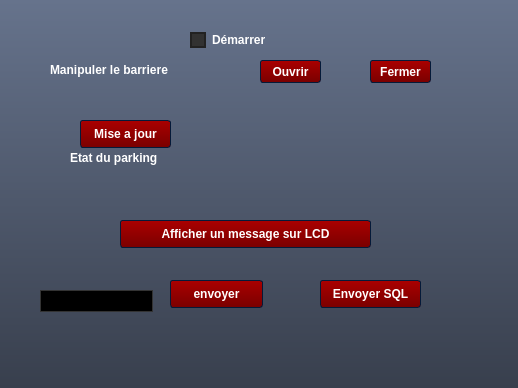
<?xml version="1.0" encoding="UTF-8"?>
<ui version="4.0">
 <class>interfacearduinoclient</class>
 <widget class="QDialog" name="interfacearduinoclient">
  <property name="geometry">
   <rect>
    <x>0</x>
    <y>0</y>
    <width>518</width>
    <height>388</height>
   </rect>
  </property>
  <property name="windowTitle">
   <string>Dialog</string>
  </property>
  <property name="styleSheet">
   <string notr="true">/*QTabWidget{
	background-color: rgb(255, 0, 0);
}

QPushButton{
}
background-color: rgb(255, 0, 0);*/
/*Copyright (c) DevSec Studio. All rights reserved.

MIT License

Permission is hereby granted, free of charge, to any person obtaining a copy
of this software and associated documentation files (the &quot;Software&quot;), to deal
in the Software without restriction, including without limitation the rights
to use, copy, modify, merge, publish, distribute, sublicense, and/or sell
copies of the Software, and to permit persons to whom the Software is
furnished to do so, subject to the following conditions:

The above copyright notice and this permission notice shall be included in all
copies or substantial portions of the Software.

THE SOFTWARE IS PROVIDED *AS IS*, WITHOUT WARRANTY OF ANY KIND, EXPRESS OR
IMPLIED, INCLUDING BUT NOT LIMITED TO THE WARRANTIES OF MERCHANTABILITY,
FITNESS FOR A PARTICULAR PURPOSE AND NONINFRINGEMENT. IN NO EVENT SHALL THE
AUTHORS OR COPYRIGHT HOLDERS BE LIABLE FOR ANY CLAIM, DAMAGES OR OTHER
LIABILITY, WHETHER IN AN ACTION OF CONTRACT, TORT OR OTHERWISE, ARISING FROM,
OUT OF OR IN CONNECTION WITH THE SOFTWARE OR THE USE OR OTHER DEALINGS IN THE
SOFTWARE.
*/

/*-----QWidget-----*/
QWidget
{
	background-color: qlineargradient(spread:repeat, x1:1, y1:0, x2:1, y2:1, stop:0 rgba(102, 115, 140, 255),stop:1 rgba(56, 63, 77, 255));
	color: #ffffff;
	border-color: #051a39;

}


/*-----QLabel-----*/
QLabel
{
	background-color: transparent;
	color: #ffffff;
	font-weight: bold;

}


QLabel::disabled
{
	background-color: transparent;
	color: #898988;

}


/*-----QMenuBar-----*/
/*QMenuBar
{
	background-color: #484c58;
	color: #ffffff;
	border-color: #051a39;
	font-weight: bold;

}


QMenuBar::disabled
{
	background-color: #404040;
	color: #898988;
	border-color: #051a39;

}


QMenuBar::item
{
    background-color: transparent;

}


QMenuBar::item:selected
{
    background-color: #c4c5c3;
	color: #000000;
    border: 1px solid #000000;

}


QMenuBar::item:pressed
{
    background-color: #979796;
    border: 1px solid #000;
    margin-bottom: -1px;
    padding-bottom: 1px;

}
*/


/*-----QMenu-----*/
QMenu
{
    background-color: #c4c5c3;
    border: 1px solid;
    color: #000000;
	font-weight: bold;

}


QMenu::separator
{
    height: 1px;
    background-color: #363942;
    color: #ffffff;
    padding-left: 4px;
    margin-left: 10px;
    margin-right: 5px;

}


QMenu::item
{
    min-width : 150px;
    padding: 3px 20px 3px 20px;

}


QMenu::item:selected
{
    background-color: #363942;
    color: #ffffff;

}


QMenu::item:disabled
{
    color: #898988;
}


/*-----QToolTip-----*/
QToolTip
{
	background-color: #bbbcba;
	color: #000000;
	border-color: #051a39;
	border : 1px solid #000000;
	border-radius: 2px;

}


/*-----QPushButton-----*/
QPushButton
{
	background-color: qlineargradient(spread:repeat, x1:0.486, y1:0, x2:0.505, y2:1, stop:0.00480769 rgba(170, 0, 0, 255),stop:1 rgba(122, 0, 0, 255));
	color: #ffffff;
	font-weight: bold;
	border-style: solid;
	border-width: 1px;
	border-radius: 3px;
	border-color: #051a39;
	padding: 5px;

}


QPushButton::disabled
{
	background-color: #404040;
	color: #656565;
	border-color: #051a39;

}


QPushButton::hover
{
	background-color: #9c0000;
	color: #ffffff;
	border-style: solid;
	border-width: 1px;
	border-radius: 3px;
	border-color: #051a39;
	padding: 5px;

}


QPushButton::pressed
{
	background-color: #880000;
	color: #ffffff;
	border-style: solid;
	border-width: 2px;
	border-radius: 3px;
	border-color: #000000;
	padding: 5px;

}


/*-----QToolButton-----*/
QToolButton 
{
	background-color: qlineargradient(spread:repeat, x1:1, y1:0, x2:1, y2:1, stop:0 rgba(177, 181, 193, 255),stop:1 rgba(159, 163, 174, 255));
	color: #ffffff;
	font-weight: bold;
	border-style: solid;
	border-width: 1px;
	border-radius: 3px;
	border-color: #051a39;
	padding: 5px;

}


QToolButton::disabled
{
	background-color: #404040;
	color: #656565;
	border-color: #051a39;

}


QToolButton::hover
{
	background-color: #9fa3ae;
	color: #ffffff;
	border-style: solid;
	border-width: 1px;
	border-radius: 3px;
	border-color: #051a39;
	padding: 5px;

}


QToolButton::pressed
{
	background-color: #7b7e86;
	color: #ffffff;
	border-style: solid;
	border-width: 2px;
	border-radius: 3px;
	border-color: #000000;
	padding: 5px;

}


/*-----QComboBox-----*/
QComboBox
{
    background-color: qlineargradient(spread:repeat, x1:1, y1:0, x2:1, y2:1, stop:0 rgba(118, 118, 118, 255),stop:1 rgba(70, 70, 70, 255));
    border: 1px solid #333333;
    border-radius: 3px;
    padding-left: 6px;
    color: lightgray;
	font-weight: bold;
    height: 20px;

}


QComboBox::disabled
{
	background-color: #404040;
	color: #656565;
	border-color: #051a39;

}


QComboBox:hover
{
    background-color: #646464;

}


QComboBox:on
{
    background-color: #979796;
	color: #000000;

}


QComboBox QAbstractItemView
{
    background-color: #c4c5c3;
    color: #000000;
    border: 1px solid black;
    selection-background-color: #363942;
    selection-color: #ffffff;
    outline: 0;

}


QComboBox::drop-down
{
    subcontrol-origin: padding;
    subcontrol-position: top right;
    width: 15px;
    border-left-width: 1px;
    border-left-color: darkgray;
    border-left-style: solid; 
    border-top-right-radius: 3px; 
    border-bottom-right-radius: 3px;

}


QComboBox::down-arrow
{
    image: url(://arrow-down.png);
    width: 8px;
    height: 8px;
}


/*-----QSpinBox &amp; QDoubleSpinBox &amp; QDateTimeEdit-----*/
QSpinBox, 
QDoubleSpinBox,
QDateTimeEdit
{
	background-color: #000000;
	color: #00ff00;
	font-weight: bold;
	border: 1px solid #333333;
	padding : 4px;

}


QSpinBox::disabled, 
QDoubleSpinBox::disabled,
QDateTimeEdit::disabled
{
	background-color: #404040;
	color: #656565;
	border-color: #051a39;

}


QSpinBox:hover, 
QDoubleSpinBox::hover,
QDateTimeEdit::hover
{
    border: 1px solid #00ff00;

}


QSpinBox::up-button, QSpinBox::down-button,
QDoubleSpinBox::up-button, QDoubleSpinBox::down-button,
QDateTimeEdit::up-button, QDateTimeEdit::down-button
{
	background-color: qlineargradient(spread:repeat, x1:1, y1:0, x2:1, y2:1, stop:0 rgba(118, 118, 118, 255),stop:1 rgba(70, 70, 70, 255));
    border: 0px solid #333333;

}


QSpinBox::disabled, 
QDoubleSpinBox::disabled,
QDateTimeEdit::disabled
{
	background-color: #404040;
	color: #656565;
	border-color: #051a39;

}


QSpinBox::up-button:hover, QSpinBox::down-button:hover,
QDoubleSpinBox::up-button:hover, QDoubleSpinBox::down-button:hover,
QDateTimeEdit::up-button:hover, QDateTimeEdit::down-button:hover
{
	background-color: #646464;
    border: 1px solid #333333;


}


QSpinBox::up-button:disabled, QSpinBox::down-button:disabled,
QDoubleSpinBox::up-button:disabled, QDoubleSpinBox::down-button:disabled,
QDateTimeEdit::up-button:disabled, QDateTimeEdit::down-button:disabled
{
	background-color: #404040;
	color: #656565;
	border-color: #051a39;

}


QSpinBox::up-button:pressed, QSpinBox::down-button:pressed,
QDoubleSpinBox::up-button:pressed, QDoubleSpinBox::down-button::pressed,
QDateTimeEdit::up-button:pressed, QDateTimeEdit::down-button::pressed
{
    background-color: #979796;
    border: 1px solid #444444;

}


QSpinBox::down-arrow,
QDoubleSpinBox::down-arrow,
QDateTimeEdit::down-arrow
{
    image: url(://arrow-down.png);
    width: 7px;

}


QSpinBox::up-arrow,
QDoubleSpinBox::up-arrow,
QDateTimeEdit::up-arrow
{
    image: url(://arrow-up.png);
    width: 7px;

}


/*-----QLineEdit-----*/
QLineEdit
{
	background-color: #000000;
	color: #00ff00;
	font-weight: bold;
    border: 1px solid #333333;
	padding: 4px;

}


QLineEdit:hover
{
    border: 1px solid #00ff00;

}


QLineEdit::disabled
{
	background-color: #404040;
	color: #656565;
	border-width: 1px;
	border-color: #051a39;
	padding: 2px;

}


/*-----QTextEdit-----*/
QTextEdit
{
	background-color: #808080;
	color: #fff;
	border: 1px groove #333333;

}


QTextEdit::disabled
{
	background-color: #404040;
	color: #656565;
	border-color: #051a39;

}


/*-----QGroupBox-----*/
QGroupBox 
{
    border: 1px groove #333333;
	border-radius: 2px;
    margin-top: 20px;

}


QGroupBox 
{
	background-color: qlineargradient(spread:repeat, x1:0.486, y1:0, x2:0.505, y2:1, stop:0.00480769 rgba(170, 169, 169, 255),stop:1 rgba(122, 122, 122, 255));
	font-weight: bold;

}


QGroupBox::title  
{
    background-color: qlineargradient(spread:repeat, x1:1, y1:0, x2:1, y2:1, stop:0 rgba(71, 75, 87, 255),stop:1 rgba(35, 37, 43, 255));
    color: #ffffff;
    border: 2px groove #333333;
    subcontrol-origin: margin;
    subcontrol-position: top left;
    padding: 2px;

}


QGroupBox::title::disabled
{
	background-color: #404040;
	color: #656565;
    subcontrol-origin: margin;
    subcontrol-position: top left;
    padding: 5px;
	border-top-left-radius: 3px;
	border-top-right-radius: 3px;

}


/*-----QCheckBox-----*/
QCheckBox{
	background-color: transparent;
	font-weight: bold;
	color: #fff;

}


QCheckBox::indicator
{
    color: #b1b1b1;
    background-color: #323232;
    border: 2px solid #222222;
    width: 12px;
    height: 12px;

}


QCheckBox::indicator:checked
{
    image:url(://checkbox.png);
    border: 2px solid #00ff00;

}


QCheckBox::indicator:unchecked:hover
{
    border: 2px solid #00ff00;

}


QCheckBox::disabled
{
	color: #656565;

}


QCheckBox::indicator:disabled
{
	background-color: #656565;
	color: #656565;
    border: 1px solid #656565;

}


/*-----QRadioButton-----*/
QRadioButton{
	background-color: transparent;
	font-weight: bold;
	color: #fff;

}


QRadioButton::indicator::unchecked
{ 
	border: 2px inset #222222; 
	border-radius: 6px; 
	background-color:  #323232;
	width: 9px; 
	height: 9px; 

}


QRadioButton::indicator::unchecked:hover
{ 
	border: 2px solid #00ff00; 
	border-radius: 5px; 
	background-color:  #323232;
	width: 9px; 
	height: 9px; 

}


QRadioButton::indicator::checked
{ 
	border: 2px inset #222222; 
	border-radius: 5px; 
	background-color: #00ff00; 
	width: 9px; 
	height: 9px; 

}


QRadioButton::disabled
{
	color: #656565;

}


QRadioButton::indicator:disabled
{
	background-color: #656565;
	color: #656565;
    border: 2px solid #656565;

}


/*-----QTableView &amp; QTableWidget-----*/
QTableView
{
    background-color: #808080;
    border: 1px groove #333333;
    color: #f0f0f0;
	font-weight: bold;
    gridline-color: #333333;
    outline : 0;

}


QTableView::disabled
{
    background-color: #242526;
    border: 1px solid #32414B;
    color: #656565;
    gridline-color: #656565;
    outline : 0;

}


QTableView::item:hover 
{
    background-color: #484c58;
    color: #f0f0f0;

}


QTableView::item:selected 
{
    background-color: #484c58;
    border: 2px groove #00ff00;
    color: #F0F0F0;

}


QTableView::item:selected:disabled
{
    background-color: #1a1b1c;
    border: 2px solid #525251;
    color: #656565;

}


QTableCornerButton::section
{
    background-color: #282830;

}


QHeaderView::section
{
    background-color: #282830;
    color: #fff;
	font-weight: bold;
    text-align: left;
	padding: 4px;
	
}


QHeaderView::section:disabled
{
    background-color: #525251;
    color: #656565;

}


QHeaderView::section:checked
{
    background-color: #00ff00;

}


QHeaderView::section:checked:disabled
{
    color: #656565;
    background-color: #525251;

}


QHeaderView::section::vertical::first,
QHeaderView::section::vertical::only-one
{
    border-top: 0px;

}


QHeaderView::section::vertical
{
    border-top: 0px;

}


QHeaderView::section::horizontal::first,
QHeaderView::section::horizontal::only-one
{
    border-left: 0px;

}


QHeaderView::section::horizontal
{
    border-left: 0px;

}


/*-----QTabWidget-----*/
QTabBar::tab
{
	background-color: transparent;
	color: #ffffff;
	font-weight: bold;
	width: 150px;
	height: 20px;
	
}


QTabBar::tab:disabled
{
	background-color: #656565;
	color: #656565;

}


QTabWidget::pane 
{
	background-color: transparent;
	color: #ffffff;
	border: 1px groove #333333;

}


QTabBar::tab:selected
{
    background-color: #484c58;
	color: #ffffff;
	border: 1px groove #333333;
	border-bottom: 0px;

}


QTabBar::tab:selected:disabled
{
	background-color: #404040;
	color: #656565;

}


QTabBar::tab:!selected 
{
    background-color: #a3a7b2;

}


QTabBar::tab:!selected:hover 
{
    background-color: #484c58;

}


QTabBar::tab:top:!selected 
{
    margin-top: 1px;

}


QTabBar::tab:bottom:!selected 
{
    margin-bottom: 3px;

}


QTabBar::tab:top, QTabBar::tab:bottom 
{
    min-width: 8ex;
    margin-right: -1px;
    padding: 5px 10px 5px 10px;

}


QTabBar::tab:top:selected 
{
    border-bottom-color: none;

}


QTabBar::tab:bottom:selected 
{
    border-top-color: none;

}


QTabBar::tab:top:last, QTabBar::tab:bottom:last,
QTabBar::tab:top:only-one, QTabBar::tab:bottom:only-one 
{
    margin-right: 0;

}


QTabBar::tab:left:!selected 
{
    margin-right: 2px;

}


QTabBar::tab:right:!selected
{
    margin-left: 2px;

}


QTabBar::tab:left, QTabBar::tab:right 
{
    min-height: 15ex;
    margin-bottom: -1px;
    padding: 10px 5px 10px 5px;

}


QTabBar::tab:left:selected 
{
    border-left-color: none;

}


QTabBar::tab:right:selected 
{
    border-right-color: none;

}


QTabBar::tab:left:last, QTabBar::tab:right:last,
QTabBar::tab:left:only-one, QTabBar::tab:right:only-one 
{
    margin-bottom: 0;

}


/*-----QSlider-----*/
QSlider{
	background-color: transparent;

}


QSlider::groove:horizontal 
{
	background-color: transparent;
	height: 6px;

}


QSlider::sub-page:horizontal 
{
	background-color: qlineargradient(spread:reflect, x1:1, y1:0, x2:1, y2:1, stop:0.00480769 rgba(201, 201, 201, 255),stop:1 rgba(72, 72, 72, 255));
	border: 1px solid #000;

}


QSlider::add-page:horizontal 
{
	background-color: #404040;
	border: 1px solid #000; 

}


QSlider::handle:horizontal 
{
	background-color: qlineargradient(spread:reflect, x1:1, y1:0, x2:1, y2:1, stop:0.00480769 rgba(201, 201, 201, 255),stop:1 rgba(72, 72, 72, 255));
	border: 1px solid #000; 
	width: 12px;
	margin-top: -6px;
	margin-bottom: -6px;

}


QSlider::handle:horizontal:hover 
{
	background-color: #808080;

}


QSlider::sub-page:horizontal:disabled 
{
	background-color: #bbb;
	border-color: #999;

}


QSlider::add-page:horizontal:disabled 
{
	background-color: #eee;
	border-color: #999;

}


QSlider::handle:horizontal:disabled 
{
	background-color: #eee;
	border: 1px solid #aaa;

}


QSlider::groove:vertical 
{
	background-color: transparent;
	width: 6px;

}


QSlider::sub-page:vertical 
{
	background-color: qlineargradient(spread:reflect, x1:0, y1:0.483, x2:1, y2:0.517, stop:0.00480769 rgba(201, 201, 201, 255),stop:1 rgba(72, 72, 72, 255));
	border: 1px solid #000;

}


QSlider::add-page:vertical 
{
	background-color: #404040;
	border: 1px solid #000;

}


QSlider::handle:vertical 
{
	background-color: qlineargradient(spread:reflect, x1:0, y1:0.483, x2:1, y2:0.517, stop:0.00480769 rgba(201, 201, 201, 255),stop:1 rgba(72, 72, 72, 255));
	border: 1px solid #000;
	height: 12px;
	margin-left: -6px;
	margin-right: -6px;

}


QSlider::handle:vertical:hover 
{
	background-color: #808080;

}


QSlider::sub-page:vertical:disabled 
{
	background-color: #bbb;
	border-color: #999;

}


QSlider::add-page:vertical:disabled 
{
	background-color: #eee;
	border-color: #999;

}


QSlider::handle:vertical:disabled 
{
	background-color: #eee;
	border: 1px solid #aaa;
	border-radius: 3px;

}


/*-----QDial-----*/
QDial
{
	background-color: #600000;

}


QDial::disabled
{
	background-color: #404040;

}


/*-----QScrollBar-----*/
QScrollBar:horizontal
{
    border: 1px solid #222222;
    background-color: #63676d;
    height: 18px;
    margin: 0px 18px 0 18px;

}


QScrollBar::handle:horizontal
{
    background-color: #a6acb3;
	border: 1px solid #656565;
	border-radius: 2px;
    min-height: 20px;

}


QScrollBar::add-line:horizontal
{
    border: 1px solid #1b1b19;
    background-color: #a6acb3;
    width: 18px;
    subcontrol-position: right;
    subcontrol-origin: margin;

}


QScrollBar::sub-line:horizontal
{
    border: 1px solid #1b1b19;
    background-color: #a6acb3;
    width: 18px;
    subcontrol-position: left;
    subcontrol-origin: margin;

}


QScrollBar::right-arrow:horizontal
{
    image: url(://arrow-right.png);
    width: 8px;
    height: 8px;

}


QScrollBar::left-arrow:horizontal
{
    image: url(://arrow-left.png);
    width: 8px;
    height: 8px;

}


QScrollBar::add-page:horizontal, QScrollBar::sub-page:horizontal
{
    background: none;

}


QScrollBar:vertical
{
    background-color: #63676d;
    width: 18px;
    margin: 18px 0 18px 0;
    border: 1px solid #222222;

}


QScrollBar::handle:vertical
{
    background-color: #a6acb3;
	border: 1px solid #656565;
	border-radius: 2px;
    min-height: 20px;

}


QScrollBar::add-line:vertical
{
    border: 1px solid #1b1b19;
    background-color: #a6acb3;
    height: 18px;
    subcontrol-position: bottom;
    subcontrol-origin: margin;

}


QScrollBar::sub-line:vertical
{
    border: 1px solid #1b1b19;
    background-color: #a6acb3;
    height: 18px;
    subcontrol-position: top;
    subcontrol-origin: margin;

}


QScrollBar::up-arrow:vertical
{
    image: url(://arrow-up.png);
    width: 8px;
    height: 8px;

}


QScrollBar::down-arrow:vertical
{
    image: url(://arrow-down.png);
    width: 8px;
    height: 8px;

}


QScrollBar::add-page:vertical, QScrollBar::sub-page:vertical
{
    background: none;

}


/*-----QProgressBar-----*/
QProgressBar
{
	background-color: #000;
	color: #00ff00;
	font-weight: bold;
	border: 0px groove #000;
	border-radius: 10px;
	text-align: center;

}


QProgressBar:disabled
{
	background-color: #404040;
	color: #656565;
	border-color: #051a39;
	border: 1px solid #000;
	border-radius: 10px;
	text-align: center;

}


QProgressBar::chunk {
	background-color: #ffaf02;
	border: 0px;
	border-radius: 10px;
	color: #000;

}


QProgressBar::chunk:disabled {
	background-color: #333;
	border: 0px;
	border-radius: 10px;
	color: #656565;
}


/*-----QStatusBar-----*/
QStatusBar
{
	background-color: qlineargradient(spread:repeat, x1:1, y1:0, x2:1, y2:1, stop:0 rgba(102, 115, 140, 255),stop:1 rgba(56, 63, 77, 255));
	color: #ffffff;
	border-color: #051a39;
	font-weight: bold;

}




</string>
  </property>
  <widget class="QLabel" name="label">
   <property name="geometry">
    <rect>
     <x>50</x>
     <y>60</y>
     <width>141</width>
     <height>20</height>
    </rect>
   </property>
   <property name="text">
    <string>Manipuler le barriere</string>
   </property>
  </widget>
  <widget class="QPushButton" name="ouvrirbarriere">
   <property name="geometry">
    <rect>
     <x>260</x>
     <y>60</y>
     <width>61</width>
     <height>23</height>
    </rect>
   </property>
   <property name="text">
    <string>Ouvrir</string>
   </property>
  </widget>
  <widget class="QPushButton" name="fermerbarriere">
   <property name="geometry">
    <rect>
     <x>370</x>
     <y>60</y>
     <width>61</width>
     <height>23</height>
    </rect>
   </property>
   <property name="text">
    <string>Fermer</string>
   </property>
  </widget>
  <widget class="QCheckBox" name="demarrerparking">
   <property name="geometry">
    <rect>
     <x>190</x>
     <y>30</y>
     <width>101</width>
     <height>20</height>
    </rect>
   </property>
   <property name="text">
    <string>Démarrer</string>
   </property>
  </widget>
  <widget class="QPushButton" name="miseajourparking">
   <property name="geometry">
    <rect>
     <x>80</x>
     <y>120</y>
     <width>91</width>
     <height>28</height>
    </rect>
   </property>
   <property name="text">
    <string>Mise a jour</string>
   </property>
  </widget>
  <widget class="QLabel" name="label_2">
   <property name="geometry">
    <rect>
     <x>70</x>
     <y>150</y>
     <width>111</width>
     <height>16</height>
    </rect>
   </property>
   <property name="text">
    <string>Etat du parking</string>
   </property>
  </widget>
  <widget class="QLabel" name="labelOutparking">
   <property name="geometry">
    <rect>
     <x>220</x>
     <y>150</y>
     <width>131</width>
     <height>16</height>
    </rect>
   </property>
   <property name="text">
    <string/>
   </property>
  </widget>
  <widget class="QPushButton" name="afficherLCDparking">
   <property name="geometry">
    <rect>
     <x>120</x>
     <y>220</y>
     <width>251</width>
     <height>28</height>
    </rect>
   </property>
   <property name="text">
    <string>Afficher un message sur LCD</string>
   </property>
  </widget>
  <widget class="QLineEdit" name="lineEditparking">
   <property name="geometry">
    <rect>
     <x>40</x>
     <y>290</y>
     <width>113</width>
     <height>22</height>
    </rect>
   </property>
  </widget>
  <widget class="QPushButton" name="envoyerparking">
   <property name="geometry">
    <rect>
     <x>170</x>
     <y>280</y>
     <width>93</width>
     <height>28</height>
    </rect>
   </property>
   <property name="text">
    <string>envoyer</string>
   </property>
  </widget>
  <widget class="QPushButton" name="sqlparking">
   <property name="geometry">
    <rect>
     <x>320</x>
     <y>280</y>
     <width>101</width>
     <height>28</height>
    </rect>
   </property>
   <property name="text">
    <string>Envoyer SQL</string>
   </property>
  </widget>
 </widget>
 <resources/>
 <connections/>
</ui>
